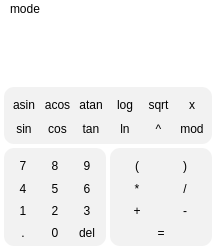
<?xml version="1.0" encoding="UTF-8"?>
<ui version="4.0">
 <class>cpp_calc</class>
 <widget class="QMainWindow" name="cpp_calc">
  <property name="geometry">
   <rect>
    <x>0</x>
    <y>0</y>
    <width>216</width>
    <height>250</height>
   </rect>
  </property>
  <property name="minimumSize">
   <size>
    <width>0</width>
    <height>250</height>
   </size>
  </property>
  <property name="maximumSize">
   <size>
    <width>16777215</width>
    <height>250</height>
   </size>
  </property>
  <property name="windowTitle">
   <string>cpp_calc</string>
  </property>
  <property name="windowIcon">
   <iconset>
    <normaloff> icon.ico</normaloff> icon.ico</iconset>
  </property>
  <property name="styleSheet">
   <string notr="true">background-color: rgb(255, 255, 255);</string>
  </property>
  <widget class="QWidget" name="centralwidget">
   <layout class="QGridLayout" name="gridLayout_4">
    <property name="leftMargin">
     <number>4</number>
    </property>
    <property name="topMargin">
     <number>4</number>
    </property>
    <property name="rightMargin">
     <number>4</number>
    </property>
    <property name="bottomMargin">
     <number>4</number>
    </property>
    <property name="spacing">
     <number>4</number>
    </property>
    <item row="0" column="0" colspan="2">
     <widget class="QLabel" name="output">
      <property name="minimumSize">
       <size>
        <width>0</width>
        <height>60</height>
       </size>
      </property>
      <property name="styleSheet">
       <string notr="true">font: 60pt;</string>
      </property>
      <property name="text">
       <string/>
      </property>
      <property name="alignment">
       <set>Qt::AlignBottom|Qt::AlignRight|Qt::AlignTrailing</set>
      </property>
     </widget>
    </item>
    <item row="1" column="0" colspan="2">
     <widget class="QGroupBox" name="calc_func">
      <property name="styleSheet">
       <string notr="true">background-color: rgba(126, 125, 128, 26);
border-top-right-radius: 10px;
border-bottom-right-radius: 10px;
border-bottom-left-radius: 10px;
border-top-left-radius: 10px;</string>
      </property>
      <layout class="QGridLayout" name="gridLayout_3" rowminimumheight="0,0">
       <property name="sizeConstraint">
        <enum>QLayout::SetMinimumSize</enum>
       </property>
       <property name="leftMargin">
        <number>0</number>
       </property>
       <property name="topMargin">
        <number>0</number>
       </property>
       <property name="rightMargin">
        <number>0</number>
       </property>
       <property name="bottomMargin">
        <number>0</number>
       </property>
       <property name="spacing">
        <number>0</number>
       </property>
       <item row="0" column="0">
        <widget class="QPushButton" name="asin">
         <property name="enabled">
          <bool>true</bool>
         </property>
         <property name="minimumSize">
          <size>
           <width>0</width>
           <height>24</height>
          </size>
         </property>
         <property name="maximumSize">
          <size>
           <width>16777215</width>
           <height>24</height>
          </size>
         </property>
         <property name="styleSheet">
          <string notr="true">QPushButton {
	background-color: rgba(255, 255, 255, 0);
}


QPushButton:pressed {
 	color: rgb(98, 197, 84);
}</string>
         </property>
         <property name="text">
          <string>asin</string>
         </property>
        </widget>
       </item>
       <item row="0" column="1">
        <widget class="QPushButton" name="acos">
         <property name="styleSheet">
          <string notr="true">QPushButton {
	background-color: rgba(255, 255, 255, 0);
}


QPushButton:pressed {
 	color: rgb(98, 197, 84);
}</string>
         </property>
         <property name="text">
          <string>acos</string>
         </property>
        </widget>
       </item>
       <item row="0" column="2">
        <widget class="QPushButton" name="atan">
         <property name="styleSheet">
          <string notr="true">QPushButton {
	background-color: rgba(255, 255, 255, 0);
}


QPushButton:pressed {
 	color: rgb(98, 197, 84);
}</string>
         </property>
         <property name="text">
          <string>atan</string>
         </property>
        </widget>
       </item>
       <item row="0" column="3">
        <widget class="QPushButton" name="log">
         <property name="minimumSize">
          <size>
           <width>0</width>
           <height>24</height>
          </size>
         </property>
         <property name="maximumSize">
          <size>
           <width>16777215</width>
           <height>24</height>
          </size>
         </property>
         <property name="styleSheet">
          <string notr="true">QPushButton {
	background-color: rgba(255, 255, 255, 0);
}


QPushButton:pressed {
 	color: rgb(98, 197, 84);
}</string>
         </property>
         <property name="text">
          <string>log</string>
         </property>
        </widget>
       </item>
       <item row="0" column="4">
        <widget class="QPushButton" name="sqrt">
         <property name="minimumSize">
          <size>
           <width>0</width>
           <height>24</height>
          </size>
         </property>
         <property name="maximumSize">
          <size>
           <width>16777215</width>
           <height>24</height>
          </size>
         </property>
         <property name="styleSheet">
          <string notr="true">QPushButton {
	background-color: rgba(255, 255, 255, 0);
}


QPushButton:pressed {
 	color: rgb(98, 197, 84);
}</string>
         </property>
         <property name="text">
          <string>sqrt</string>
         </property>
        </widget>
       </item>
       <item row="0" column="5">
        <widget class="QPushButton" name="num_x">
         <property name="minimumSize">
          <size>
           <width>0</width>
           <height>24</height>
          </size>
         </property>
         <property name="maximumSize">
          <size>
           <width>16777215</width>
           <height>24</height>
          </size>
         </property>
         <property name="styleSheet">
          <string notr="true">QPushButton {
	background-color: rgba(255, 255, 255, 0);
}


QPushButton:pressed {
 	color: rgb(98, 197, 84);
}</string>
         </property>
         <property name="text">
          <string>x</string>
         </property>
        </widget>
       </item>
       <item row="1" column="1">
        <widget class="QPushButton" name="cos">
         <property name="minimumSize">
          <size>
           <width>0</width>
           <height>24</height>
          </size>
         </property>
         <property name="maximumSize">
          <size>
           <width>16777215</width>
           <height>24</height>
          </size>
         </property>
         <property name="styleSheet">
          <string notr="true">QPushButton {
	background-color: rgba(255, 255, 255, 0);
}


QPushButton:pressed {
 	color: rgb(98, 197, 84);
}</string>
         </property>
         <property name="text">
          <string>cos</string>
         </property>
        </widget>
       </item>
       <item row="1" column="2">
        <widget class="QPushButton" name="tan">
         <property name="minimumSize">
          <size>
           <width>0</width>
           <height>24</height>
          </size>
         </property>
         <property name="maximumSize">
          <size>
           <width>16777215</width>
           <height>24</height>
          </size>
         </property>
         <property name="styleSheet">
          <string notr="true">QPushButton {
	background-color: rgba(255, 255, 255, 0);
}


QPushButton:pressed {
 	color: rgb(98, 197, 84);
}</string>
         </property>
         <property name="text">
          <string>tan</string>
         </property>
        </widget>
       </item>
       <item row="1" column="3">
        <widget class="QPushButton" name="ln">
         <property name="minimumSize">
          <size>
           <width>0</width>
           <height>24</height>
          </size>
         </property>
         <property name="maximumSize">
          <size>
           <width>16777215</width>
           <height>24</height>
          </size>
         </property>
         <property name="styleSheet">
          <string notr="true">QPushButton {
	background-color: rgba(255, 255, 255, 0);
}


QPushButton:pressed {
 	color: rgb(98, 197, 84);
}</string>
         </property>
         <property name="text">
          <string>ln</string>
         </property>
        </widget>
       </item>
       <item row="1" column="4">
        <widget class="QPushButton" name="degree">
         <property name="minimumSize">
          <size>
           <width>0</width>
           <height>24</height>
          </size>
         </property>
         <property name="styleSheet">
          <string notr="true">QPushButton {
	background-color: rgba(255, 255, 255, 0);
}


QPushButton:pressed {
 	color: rgb(98, 197, 84);
}</string>
         </property>
         <property name="text">
          <string>^</string>
         </property>
        </widget>
       </item>
       <item row="1" column="5">
        <widget class="QPushButton" name="mod">
         <property name="minimumSize">
          <size>
           <width>0</width>
           <height>24</height>
          </size>
         </property>
         <property name="maximumSize">
          <size>
           <width>16777215</width>
           <height>24</height>
          </size>
         </property>
         <property name="styleSheet">
          <string notr="true">QPushButton {
	background-color: rgba(255, 255, 255, 0);
}


QPushButton:pressed {
 	color: rgb(98, 197, 84);
}</string>
         </property>
         <property name="text">
          <string>mod</string>
         </property>
        </widget>
       </item>
       <item row="1" column="0">
        <widget class="QPushButton" name="sin">
         <property name="minimumSize">
          <size>
           <width>0</width>
           <height>24</height>
          </size>
         </property>
         <property name="maximumSize">
          <size>
           <width>16777215</width>
           <height>24</height>
          </size>
         </property>
         <property name="styleSheet">
          <string notr="true">QPushButton {
	background-color: rgba(255, 255, 255, 0);
}


QPushButton:pressed {
 	color: rgb(98, 197, 84);
}</string>
         </property>
         <property name="text">
          <string>sin</string>
         </property>
        </widget>
       </item>
      </layout>
     </widget>
    </item>
    <item row="2" column="1">
     <widget class="QGroupBox" name="calc_operation">
      <property name="styleSheet">
       <string notr="true">background-color: rgba(126, 125, 128, 26);
border-top-right-radius: 10px;
border-bottom-right-radius: 10px;
border-bottom-left-radius: 10px;
border-top-left-radius: 10px;</string>
      </property>
      <layout class="QGridLayout" name="gridLayout_2">
       <property name="leftMargin">
        <number>0</number>
       </property>
       <property name="topMargin">
        <number>0</number>
       </property>
       <property name="rightMargin">
        <number>0</number>
       </property>
       <property name="bottomMargin">
        <number>0</number>
       </property>
       <property name="spacing">
        <number>0</number>
       </property>
       <item row="0" column="0">
        <widget class="QPushButton" name="l_br">
         <property name="minimumSize">
          <size>
           <width>48</width>
           <height>24</height>
          </size>
         </property>
         <property name="maximumSize">
          <size>
           <width>48</width>
           <height>24</height>
          </size>
         </property>
         <property name="styleSheet">
          <string notr="true">QPushButton {
	background-color: rgba(255, 255, 255, 0);
}


QPushButton:pressed {
 	color: rgb(244, 191, 79);
}</string>
         </property>
         <property name="text">
          <string>(</string>
         </property>
        </widget>
       </item>
       <item row="0" column="1">
        <widget class="QPushButton" name="r_br">
         <property name="minimumSize">
          <size>
           <width>48</width>
           <height>24</height>
          </size>
         </property>
         <property name="maximumSize">
          <size>
           <width>48</width>
           <height>24</height>
          </size>
         </property>
         <property name="styleSheet">
          <string notr="true">QPushButton {
	background-color: rgba(255, 255, 255, 0);
}


QPushButton:pressed {
 	color: rgb(244, 191, 79);
}</string>
         </property>
         <property name="text">
          <string>)</string>
         </property>
        </widget>
       </item>
       <item row="1" column="0">
        <widget class="QPushButton" name="mult">
         <property name="minimumSize">
          <size>
           <width>48</width>
           <height>24</height>
          </size>
         </property>
         <property name="maximumSize">
          <size>
           <width>48</width>
           <height>24</height>
          </size>
         </property>
         <property name="styleSheet">
          <string notr="true">QPushButton {
	background-color: rgba(255, 255, 255, 0);
}


QPushButton:pressed {
 	color: rgb(244, 191, 79);
}</string>
         </property>
         <property name="text">
          <string>*</string>
         </property>
        </widget>
       </item>
       <item row="1" column="1">
        <widget class="QPushButton" name="div">
         <property name="minimumSize">
          <size>
           <width>48</width>
           <height>24</height>
          </size>
         </property>
         <property name="maximumSize">
          <size>
           <width>48</width>
           <height>24</height>
          </size>
         </property>
         <property name="styleSheet">
          <string notr="true">QPushButton {
	background-color: rgba(255, 255, 255, 0);
}


QPushButton:pressed {
 	color: rgb(244, 191, 79);
}</string>
         </property>
         <property name="text">
          <string>/</string>
         </property>
        </widget>
       </item>
       <item row="2" column="0">
        <widget class="QPushButton" name="plus">
         <property name="minimumSize">
          <size>
           <width>48</width>
           <height>24</height>
          </size>
         </property>
         <property name="maximumSize">
          <size>
           <width>48</width>
           <height>24</height>
          </size>
         </property>
         <property name="styleSheet">
          <string notr="true">QPushButton {
	background-color: rgba(255, 255, 255, 0);
}


QPushButton:pressed {
 	color: rgb(244, 191, 79);
}</string>
         </property>
         <property name="text">
          <string>+</string>
         </property>
        </widget>
       </item>
       <item row="2" column="1">
        <widget class="QPushButton" name="minus">
         <property name="minimumSize">
          <size>
           <width>48</width>
           <height>24</height>
          </size>
         </property>
         <property name="maximumSize">
          <size>
           <width>48</width>
           <height>24</height>
          </size>
         </property>
         <property name="styleSheet">
          <string notr="true">QPushButton {
	background-color: rgba(255, 255, 255, 0);
}


QPushButton:pressed {
 	color: rgb(244, 191, 79);
}</string>
         </property>
         <property name="text">
          <string>-</string>
         </property>
        </widget>
       </item>
       <item row="3" column="0" colspan="2">
        <widget class="QPushButton" name="eq">
         <property name="minimumSize">
          <size>
           <width>0</width>
           <height>24</height>
          </size>
         </property>
         <property name="maximumSize">
          <size>
           <width>16777215</width>
           <height>24</height>
          </size>
         </property>
         <property name="styleSheet">
          <string notr="true">QPushButton {
	background-color: rgba(255, 255, 255, 0);
}


QPushButton:pressed {
 	color: rgb(244, 191, 79);
}</string>
         </property>
         <property name="text">
          <string>=</string>
         </property>
        </widget>
       </item>
      </layout>
     </widget>
    </item>
    <item row="2" column="0">
     <widget class="QGroupBox" name="calc_operand">
      <property name="styleSheet">
       <string notr="true">background-color: rgba(126, 125, 128, 26);
border-top-right-radius: 10px;
border-bottom-right-radius: 10px;
border-bottom-left-radius: 10px;
border-top-left-radius: 10px;</string>
      </property>
      <layout class="QGridLayout" name="gridLayout">
       <property name="leftMargin">
        <number>0</number>
       </property>
       <property name="topMargin">
        <number>0</number>
       </property>
       <property name="rightMargin">
        <number>0</number>
       </property>
       <property name="bottomMargin">
        <number>0</number>
       </property>
       <property name="spacing">
        <number>0</number>
       </property>
       <item row="2" column="2">
        <widget class="QPushButton" name="three">
         <property name="minimumSize">
          <size>
           <width>32</width>
           <height>24</height>
          </size>
         </property>
         <property name="maximumSize">
          <size>
           <width>32</width>
           <height>24</height>
          </size>
         </property>
         <property name="styleSheet">
          <string notr="true">QPushButton {
	background-color: rgba(255, 255, 255, 0);
}


QPushButton:pressed {
 	color: rgb(64, 134, 247);
}</string>
         </property>
         <property name="text">
          <string>3</string>
         </property>
        </widget>
       </item>
       <item row="0" column="0">
        <widget class="QPushButton" name="seven">
         <property name="minimumSize">
          <size>
           <width>32</width>
           <height>24</height>
          </size>
         </property>
         <property name="maximumSize">
          <size>
           <width>32</width>
           <height>24</height>
          </size>
         </property>
         <property name="styleSheet">
          <string notr="true">QPushButton {
	background-color: rgba(255, 255, 255, 0);
}


QPushButton:pressed {
    color: rgb(64, 134, 247);
}</string>
         </property>
         <property name="text">
          <string>7</string>
         </property>
        </widget>
       </item>
       <item row="0" column="2">
        <widget class="QPushButton" name="nine">
         <property name="sizePolicy">
          <sizepolicy hsizetype="Minimum" vsizetype="Fixed">
           <horstretch>32</horstretch>
           <verstretch>24</verstretch>
          </sizepolicy>
         </property>
         <property name="minimumSize">
          <size>
           <width>32</width>
           <height>24</height>
          </size>
         </property>
         <property name="maximumSize">
          <size>
           <width>32</width>
           <height>24</height>
          </size>
         </property>
         <property name="styleSheet">
          <string notr="true">QPushButton {
	background-color: rgba(255, 255, 255, 0);
}


QPushButton:pressed {
 	color: rgb(64, 134, 247);
}</string>
         </property>
         <property name="text">
          <string>9</string>
         </property>
        </widget>
       </item>
       <item row="1" column="2">
        <widget class="QPushButton" name="six">
         <property name="minimumSize">
          <size>
           <width>32</width>
           <height>24</height>
          </size>
         </property>
         <property name="maximumSize">
          <size>
           <width>32</width>
           <height>24</height>
          </size>
         </property>
         <property name="styleSheet">
          <string notr="true">QPushButton {
	background-color: rgba(255, 255, 255, 0);
}


QPushButton:pressed {
 	color: rgb(64, 134, 247);
}</string>
         </property>
         <property name="text">
          <string>6</string>
         </property>
        </widget>
       </item>
       <item row="0" column="1">
        <widget class="QPushButton" name="eight">
         <property name="minimumSize">
          <size>
           <width>32</width>
           <height>24</height>
          </size>
         </property>
         <property name="maximumSize">
          <size>
           <width>32</width>
           <height>24</height>
          </size>
         </property>
         <property name="styleSheet">
          <string notr="true">QPushButton {
	background-color: rgba(255, 255, 255, 0);
}


QPushButton:pressed {
 	color: rgb(64, 134, 247);
}</string>
         </property>
         <property name="text">
          <string>8</string>
         </property>
        </widget>
       </item>
       <item row="2" column="1">
        <widget class="QPushButton" name="two">
         <property name="minimumSize">
          <size>
           <width>32</width>
           <height>24</height>
          </size>
         </property>
         <property name="maximumSize">
          <size>
           <width>32</width>
           <height>24</height>
          </size>
         </property>
         <property name="styleSheet">
          <string notr="true">QPushButton {
	background-color: rgba(255, 255, 255, 0);
}


QPushButton:pressed {
 	color: rgb(64, 134, 247);
}</string>
         </property>
         <property name="text">
          <string>2</string>
         </property>
        </widget>
       </item>
       <item row="1" column="1">
        <widget class="QPushButton" name="five">
         <property name="minimumSize">
          <size>
           <width>32</width>
           <height>24</height>
          </size>
         </property>
         <property name="maximumSize">
          <size>
           <width>32</width>
           <height>24</height>
          </size>
         </property>
         <property name="styleSheet">
          <string notr="true">QPushButton {
	background-color: rgba(255, 255, 255, 0);
}


QPushButton:pressed {
 	color: rgb(64, 134, 247);
}</string>
         </property>
         <property name="text">
          <string>5</string>
         </property>
        </widget>
       </item>
       <item row="3" column="1">
        <widget class="QPushButton" name="zero">
         <property name="minimumSize">
          <size>
           <width>32</width>
           <height>24</height>
          </size>
         </property>
         <property name="maximumSize">
          <size>
           <width>32</width>
           <height>24</height>
          </size>
         </property>
         <property name="styleSheet">
          <string notr="true">QPushButton {
	background-color: rgba(255, 255, 255, 0);
}


QPushButton:pressed {
 	color: rgb(64, 134, 247);
}</string>
         </property>
         <property name="text">
          <string>0</string>
         </property>
        </widget>
       </item>
       <item row="1" column="0">
        <widget class="QPushButton" name="four">
         <property name="minimumSize">
          <size>
           <width>32</width>
           <height>24</height>
          </size>
         </property>
         <property name="maximumSize">
          <size>
           <width>32</width>
           <height>24</height>
          </size>
         </property>
         <property name="styleSheet">
          <string notr="true">QPushButton {
	background-color: rgba(255, 255, 255, 0);
}


QPushButton:pressed {
 	color: rgb(64, 134, 247);
}</string>
         </property>
         <property name="text">
          <string>4</string>
         </property>
        </widget>
       </item>
       <item row="3" column="2">
        <widget class="QPushButton" name="del">
         <property name="minimumSize">
          <size>
           <width>32</width>
           <height>24</height>
          </size>
         </property>
         <property name="maximumSize">
          <size>
           <width>32</width>
           <height>24</height>
          </size>
         </property>
         <property name="styleSheet">
          <string notr="true">QPushButton {
	background-color: rgba(255, 255, 255, 0);
}


QPushButton:pressed {
 	color: rgb(236, 105, 95);
}</string>
         </property>
         <property name="text">
          <string>del</string>
         </property>
        </widget>
       </item>
       <item row="2" column="0">
        <widget class="QPushButton" name="one">
         <property name="minimumSize">
          <size>
           <width>32</width>
           <height>24</height>
          </size>
         </property>
         <property name="maximumSize">
          <size>
           <width>32</width>
           <height>24</height>
          </size>
         </property>
         <property name="styleSheet">
          <string notr="true">QPushButton {
	background-color: rgba(255, 255, 255, 0);
}


QPushButton:pressed {
 	color: rgb(64, 134, 247);
}</string>
         </property>
         <property name="text">
          <string>1</string>
         </property>
        </widget>
       </item>
       <item row="3" column="0">
        <widget class="QPushButton" name="dot">
         <property name="minimumSize">
          <size>
           <width>32</width>
           <height>24</height>
          </size>
         </property>
         <property name="maximumSize">
          <size>
           <width>32</width>
           <height>24</height>
          </size>
         </property>
         <property name="styleSheet">
          <string notr="true">QPushButton {
	background-color: rgba(255, 255, 255, 0);
}


QPushButton:pressed {
 	color: rgb(64, 134, 247);
}</string>
         </property>
         <property name="text">
          <string>.</string>
         </property>
        </widget>
       </item>
      </layout>
     </widget>
    </item>
   </layout>
  </widget>
  <widget class="QMenuBar" name="menuBar">
   <property name="geometry">
    <rect>
     <x>0</x>
     <y>0</y>
     <width>216</width>
     <height>24</height>
    </rect>
   </property>
   <widget class="QMenu" name="menumode">
    <property name="title">
     <string>mode</string>
    </property>
    <addaction name="credit"/>
    <addaction name="deposit"/>
   </widget>
   <addaction name="menumode"/>
  </widget>
  <action name="credit">
   <property name="text">
    <string>credit</string>
   </property>
   <property name="shortcut">
    <string>Meta+1</string>
   </property>
  </action>
  <action name="deposit">
   <property name="text">
    <string>deposit</string>
   </property>
   <property name="shortcut">
    <string>Meta+2</string>
   </property>
  </action>
 </widget>
 <resources/>
 <connections/>
</ui>
